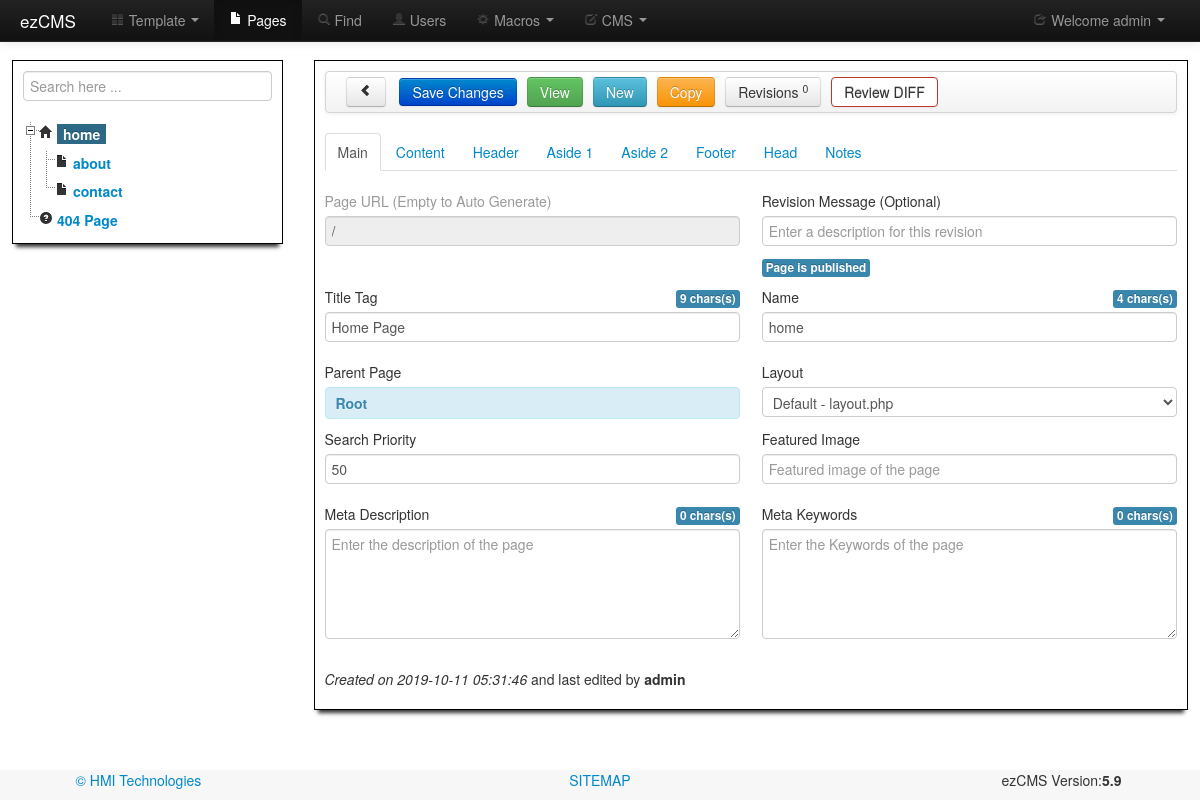
/pages.php (signed in), run on the app's committed database.
### tables this page shows
CREATE TABLE IF NOT EXISTS `users` (
  `id` int(8) NOT NULL AUTO_INCREMENT COMMENT 'id of user',
  `username` varchar(512) NOT NULL COMMENT 'name of user',
  `email` varchar(512) NOT NULL COMMENT 'email address of user',
  `passwd` varchar(512) NOT NULL COMMENT 'password has for the user',
  `active` tinyint(1) NOT NULL DEFAULT '0' COMMENT 'able to login',
  `editpage` tinyint(1) NOT NULL DEFAULT '0' COMMENT 'edit page',
  `delpage` tinyint(1) NOT NULL DEFAULT '0',
  `viewstats` tinyint(1) NOT NULL DEFAULT '0' COMMENT 'can view site statistics',
  `edituser` tinyint(1) NOT NULL DEFAULT '0' COMMENT 'can administer other users',
  `deluser` tinyint(1) NOT NULL DEFAULT '0' COMMENT 'delete users',
  `editsettings` tinyint(1) NOT NULL DEFAULT '0' COMMENT 'edit settings',
  `editcont` tinyint(1) NOT NULL DEFAULT '0' COMMENT 'edit controller',
  `editlayout` tinyint(1) NOT NULL DEFAULT '0' COMMENT 'edit layout',
  `editcss` tinyint(1) NOT NULL DEFAULT '0' COMMENT 'edit css',
  `editjs` tinyint(1) NOT NULL DEFAULT '0' COMMENT 'edit js',
  `editor` tinyint(1) NOT NULL DEFAULT '3' COMMENT 'cms editor type',
  `cmtheme` varchar(32) NOT NULL DEFAULT 'default' COMMENT 'code mirror theme',
  `cmscolor` varchar(8) NOT NULL DEFAULT '#FFFFFF' COMMENT 'cms background color',
  `createdon` timestamp NOT NULL DEFAULT CURRENT_TIMESTAMP COMMENT 'Revision date and time',
  PRIMARY KEY (`id`),
  UNIQUE KEY `email` (`email`),
  KEY `passwd` (`passwd`)
);

CREATE TABLE IF NOT EXISTS `pages` (
  `id` int(16) NOT NULL AUTO_INCREMENT COMMENT 'id of page',
  `pagename` varchar(512) NOT NULL COMMENT 'name of page',
  `title` varchar(1024) NOT NULL COMMENT 'title of page',
  `keywords` varchar(1024) DEFAULT NULL COMMENT 'keywords for page',
  `description` varchar(1024) DEFAULT NULL COMMENT 'description of page',
  `maincontent` longtext COMMENT 'main content of page',
  `useheader` tinyint(1) DEFAULT NULL COMMENT 'true to use header else defaults',
  `headercontent` longtext COMMENT 'header content of page',
  `usefooter` tinyint(1) DEFAULT NULL COMMENT 'true to use footer else defaults',
  `footercontent` longtext COMMENT 'footer content of page',
  `useside` tinyint(1) DEFAULT NULL COMMENT 'true to use aside else defaults',
  `sidecontent` longtext COMMENT 'side content of page',
  `published` tinyint(1) DEFAULT NULL COMMENT 'true if pulished on site',
  `parentid` int(16) DEFAULT NULL COMMENT 'id of parent page',
  `place` int(8) NOT NULL DEFAULT '0' COMMENT 'position of the page',
  `url` varchar(900) NOT NULL COMMENT 'the seo friendly url',
  `sidercontent` longtext COMMENT 'right aside content',
  `usesider` tinyint(1) DEFAULT '0' COMMENT 'true to use aside else defaults',
  `head` longtext COMMENT 'contents of custom head',
  `notes` text NOT NULL COMMENT 'contents of internal notes',
  `layout` text COMMENT 'name of the layout file for this page',
  `nositemap` tinyint(1) NOT NULL DEFAULT '0' COMMENT 'true to skip in sitemap',
  `priority` int(3) NOT NULL DEFAULT '50' COMMENT 'search priority',
  `img` varchar(512) DEFAULT NULL COMMENT 'featured image',
  `hidechildpages` int(1) NOT NULL DEFAULT '0' COMMENT 'Hide Child Pages in ezCMS',
  `createdby` int(16) NOT NULL DEFAULT '1' COMMENT 'id of the user made this page',
  `createdon` timestamp NOT NULL DEFAULT CURRENT_TIMESTAMP COMMENT 'creation date and time',
  PRIMARY KEY (`id`),
  UNIQUE KEY `url` (`url`),
  KEY `published` (`published`),
  KEY `createdby` (`createdby`),
  KEY `place` (`place`),
  KEY `parentid` (`parentid`),
  KEY `title` (`title`(1000)),
  KEY `keywords` (`keywords`(1000)),
  KEY `description` (`description`(1000)),
  KEY `url_2` (`url`),
  KEY `proprity` (`priority`),
  KEY `priority` (`priority`),
  KEY `nositemap` (`nositemap`)
);

### class/pages.class.php (the view, shortened to what the rows shown need)
<?php
require_once ("ezcms.class.php");
class ezPages extends ezCMS {
	public $id = 1;
	public $treehtml = '';
	private $childIDS = array();
	public function __construct () {
		parent::__construct();
		if ($this->id <> 'new' ) {
			$this->page = $this->query('SELECT * FROM `pages` WHERE `id` = '.intval($this->id).' LIMIT 1')
				 ->fetch(PDO::FETCH_ASSOC);
			$this->createdText = '<div class="clearfix"></div><p><em>Created on '.
				$this->page['createdon'].'</em> and last edited by <strong>'.
				$this->chkTableForVal('users', 'id', 'username', $this->page['createdby'])
				.'</strong></p>';
		}
		$this->getChildIDS($this->id);
		if ($this->id != 'new') $this->getRevisions();
		$this->buildTree();
	}
	private function getRevisions() {
		$results = $this->query("SELECT git_pages.*,users.username
				FROM git_pages LEFT JOIN users ON git_pages.createdby = users.id
				WHERE git_pages.page_id = ".intval($this->id)." ORDER BY git_pages.id DESC")->fetchAll(PDO::FETCH_ASSOC);
	}
	private function buildTree($parentid = 0) {
		static $nestCount;
		$treeSQL = $this->prepare(
			"SELECT `id`, `title`, `pagename`, `url`, `published`, `description`, `hidechildpages`
			FROM  `pages` WHERE `parentid` = ? order by place");
		$treeSQL->execute( array($parentid) );
		if ($treeSQL->rowCount()) {
			$nestCount += 1;
			if ($nestCount == 1) $this->treehtml .= '<ul id="left-tree">'; else $this->treehtml .=  '<ul>';
			while ($entry = $treeSQL->fetch()) {
				$action = '<i class="icon-file"></i>';
				if ($entry['id']==1) $action = '<i class="icon-home"></i>';
				if ($entry['id']==2) $action = '<i class="icon-question-sign"></i> ';
				$myclass = ($entry["id"] == $this->id) ? 'label label-info' : '';
				$myPub   = ($entry["published"]) ? '' : ' <i class="icon-ban-circle" title="Page is not published"></i>';
				$this->treehtml .= '<li data-id="'.$entry['id'].'">'.$action.' <a href="pages.php?id='.$entry['id'].
							'" class="'.$myclass.'" title="'.$entry["title"].'">'.$entry["pagename"].'</a>'.$myPub;
				if (!$entry['hidechildpages']) $this->buildTree($entry['id']);
				$this->treehtml .= '</li>';
			}
			$this->treehtml .= '</ul>';
		}
	}
	private function getChildIDS($id) {
		$id = intval($id);
		array_push($this->childIDS, $id);
		foreach ($this->query("SELECT `id` FROM `pages` WHERE `parentid` = '$id'") as $entry)
			if ($id >2) $this->getChildIDS($entry['id']);
	}
}
?>

### pages.php (shortened to what the rows shown need)
<?php
require_once ("class/pages.class.php");
$cms = new ezPages();
?><!DOCTYPE html><html lang="en"><head>
	<?php include('include/head.php'); ?>
</head><body>
<div id="wrap">
	<?php include('include/nav.php'); ?>
	<div class="container">
		<div id="editBlock" class="row-fluid">
			<div class="span3 white-boxed">
				<?php echo $cms->treehtml; ?>
			</div>
			<div class="span9 white-boxed">
				<form id="frmPage" action="" method="post" enctype="multipart/form-data">
			    <div class="tabbable tabs-top">
				<div class="tab-content">
				  <div class="tab-pane active" id="d-main">
						<div class="row">
							<div class="span6">
							  <div class="control-group <?php if ( ($cms->id == 1) || ($cms->id == 2) ) echo 'muted';?>">
								<div class="controls">
									<input type="text" id="txtURL" name="url"
										placeholder="Enter the URL of the page"
										title="Enter the URL of the page here. Empty to auto generate."
										data-toggle="tooltip" <?php if ( ($cms->id == 1) || ($cms->id == 2) ) echo 'readonly';?>
										value="<?php echo $cms->page['url']; ?>"
										data-placement="top" minlength="2"
										class="input-block-level tooltipme2"><br>
								</div>
							  </div>
							</div>
						</div>
						<div class="row">
							<div class="span6">
							  <div class="control-group">
								<div class="controls">
									<input type="text" id="txtTitle" name="title"
										placeholder="Enter the title of the page"
										title="Enter the full title of the page here."
										data-toggle="tooltip"
										value="<?php echo $cms->page['title']; ?>"
										data-placement="top" minlength="2"
										class="input-block-level tooltipme2 countme2" required>
								</div>
							  </div>
							</div>
							<div class="span6">
							  <div class="control-group">
								<div class="controls">
									<input type="text" id="txtName" name="pagename"
										placeholder="Enter the name of the page"
										title="Enter the full name of the page here."
										data-toggle="tooltip"
										value="<?php echo $cms->page['pagename']; ?>"
										data-placement="top" minlength="2"
										class="input-block-level tooltipme2 countme2" required>
								</div>
							  </div>
							</div>
						</div>
						<div class="row">
							<div class="span6">
							  <div class="control-group">
								<div class="controls">
									<input type="number" id="txtsprio"
										name="priority" min="0" max="999"
										placeholder="Search priority 0 - 999"
										title="Seach Priority of the page"
										data-toggle="tooltip"
										value="<?php echo $cms->page['priority']; ?>"
										data-placement="top"
										class="input-block-level tooltipme2"
										required>
								</div>
							  </div>
							</div>
						</div>
				  </div>
				</div>
				</div>
			  	</form>
			  	<?php echo $cms->createdText; ?>
			</div>
		</div>
	</div>
	<br><br>
</div>
</body></html>

### include/nav.php (shortened to what the rows shown need)
<div class="navbar navbar-inverse navbar-fixed-top">
  <div class="navbar-inner">
	<div class="container-fluid">
	  <div class="nav-collapse collapse">
		<ul class="nav pull-right">
			<li class="dropdown">
				<a href="#" class="dropdown-toggle" data-toggle="dropdown"><i class="icon-share"></i> Welcome
					<?php echo $cms->usr['username']; ?> <b class="caret"></b></a>
			</li>
		</ul>
	  </div>
	</div>
  </div>
</div>

### data on the page
users: username "admin"
pages: pagename "home", url "/", title "Home Page", priority "50", createdon "2019-10-11 05:31:46", createdby.username "admin"
pages: pagename "about"
pages: pagename "contact"
pages: pagename "404 Page"

### other printed values
$this->revs['cnt'] "0"
$msgOn "Page is published"
